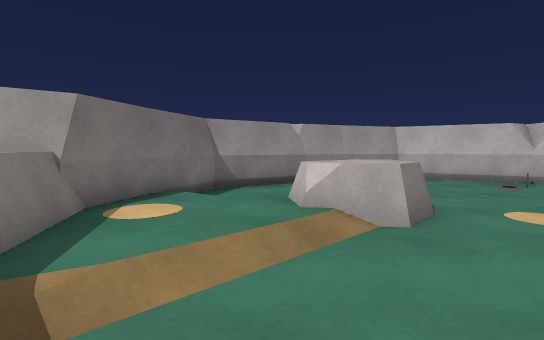
view 1 (above)

14 first-person views from a walk through a 3-D level made in the Unity game engine. The camera is 1.2 m above the floor, tilts 4° down and sees 85° across. The floor is counted in squares, 1 m on a side. Each view is taken from the middle of a square. On the plan, view 1 faces up. The plan holds only what a view shows up to about 13 squares ahead; the rest is blank. The place goes on beyond the plan.

view 2
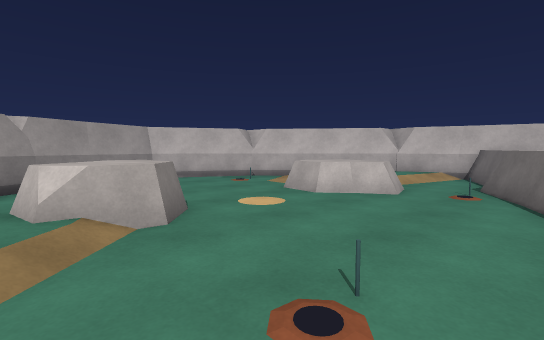

view 3
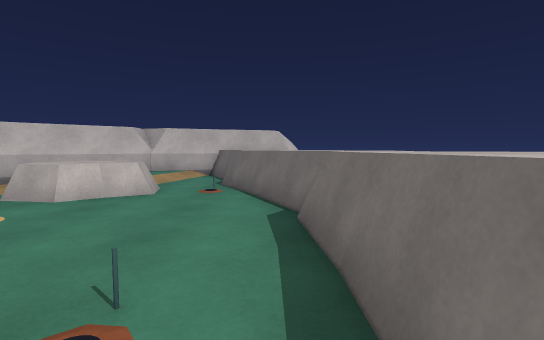

view 4
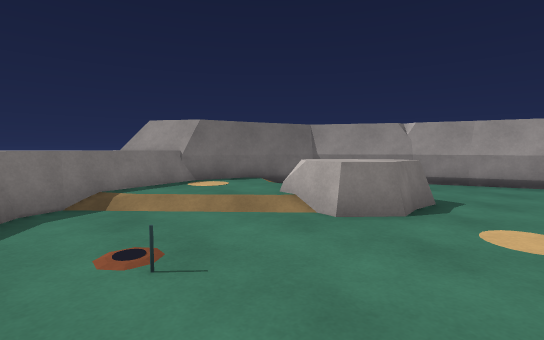

view 5
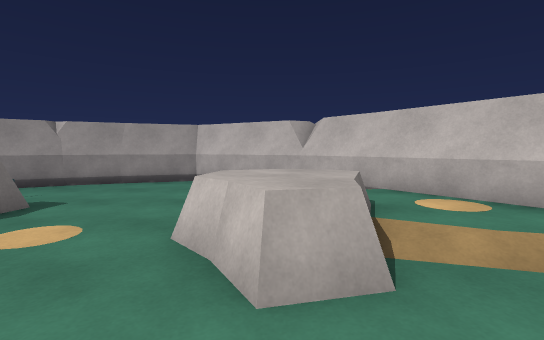

view 6
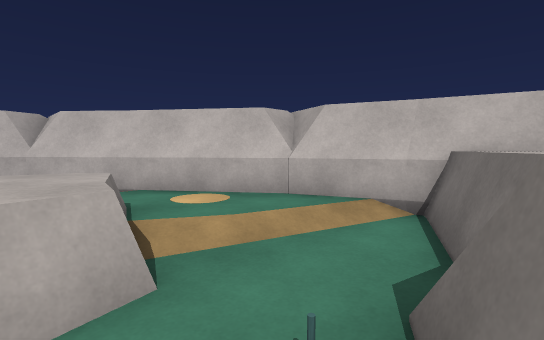

view 7
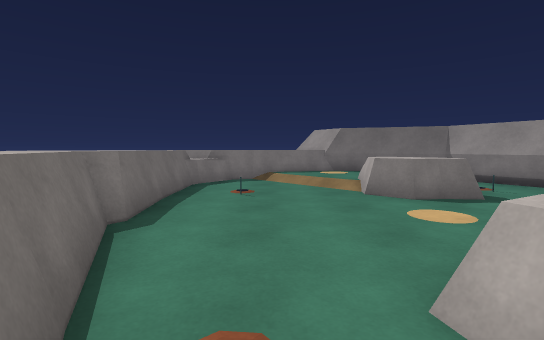

view 8
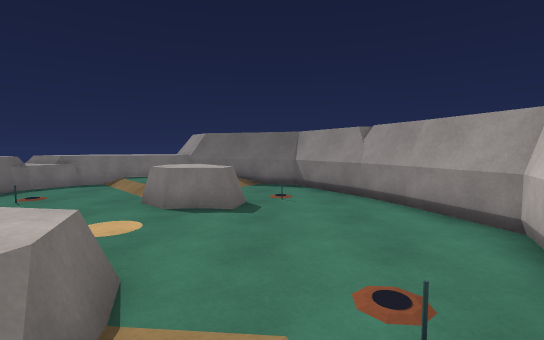

view 9
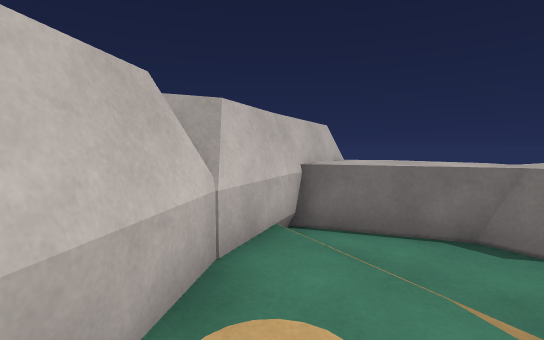

view 10
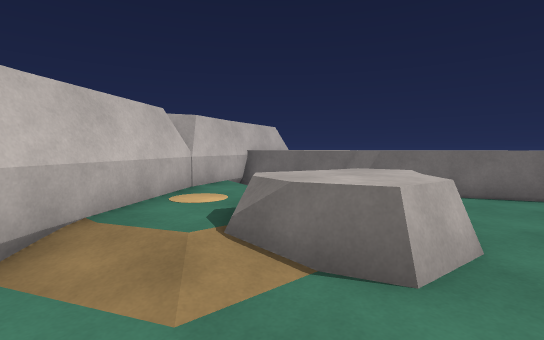

view 11
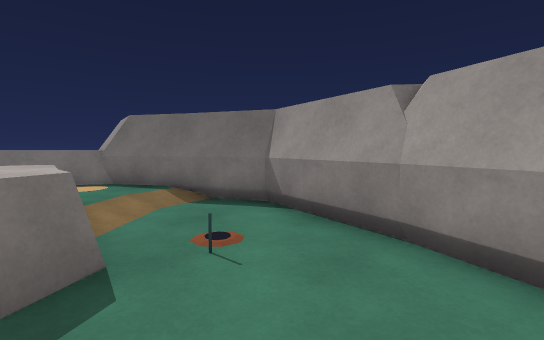

view 12
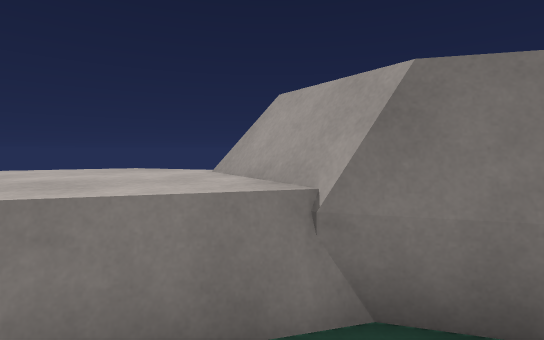

view 13
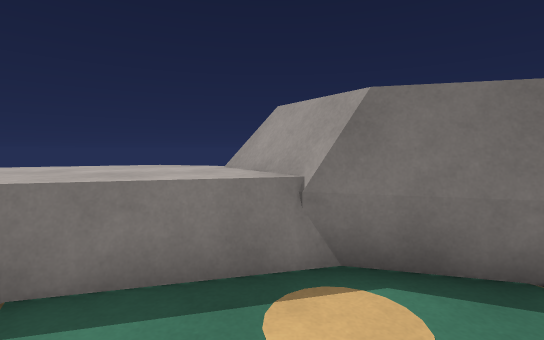

view 14
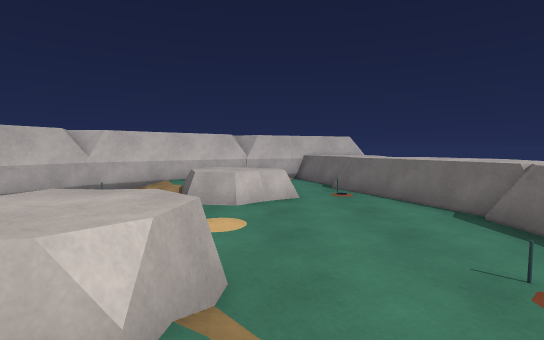

### Floor plan
Key: @ floor where view 1 was taken; # wall or solid block; . main floor; : floor 0.25 m higher than the main floor; / step, stairs or slope; = window, fence, low wall or low ledge; ^ raised ledge; O other object.
Columns run from 5 left of view 1 to 15 right of it. Each row starts with its distance up from view 1.
 12        ######
 11      ####...###
 10     ##........##
  9    ##......../.##
  8    #........../:#
  7   ##...OO....//:##
  6   #::/OOO...OOO::###
  5  ##:::OO....OOO:::##
  4 ##^:::/......OO///##
  3 ^^^::/.............#
  2 ^^^//............=^#
  1 ^^^^..........^=^^^^#
  0 ^^^#O@......^^^^^^^^#
 -1   ^#O^^^^^=^^^^^=^#^#
 -2   #O^ ^^^ ^^^^^^
 -3       ^ ^   ^^

Where each view was taken, in squares from view 1:
view 1: 0 up, 0 right, facing up
view 2: 0 up, 0 right, facing up-right
view 3: 0 up, 0 right, facing right
view 4: 0 up, 5 right, facing up-left
view 5: 1 up, 8 right, facing up
view 6: 1 up, 8 right, facing up-right
view 7: 2 up, 10 right, facing left
view 8: 8 up, 10 right, facing left
view 9: 7 up, 10 right, facing down-right
view 10: 9 up, 6 right, facing down-right
view 11: 9 up, 5 right, facing left
view 12: 4 up, 1 left, facing left
view 13: 4 up, 0 right, facing left
view 14: 4 up, 1 left, facing right
